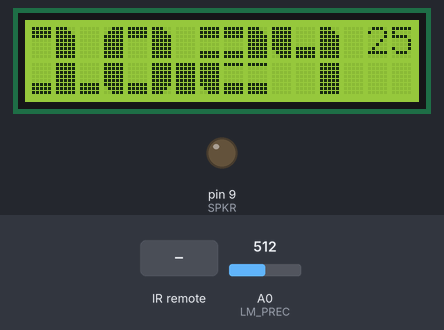
Recording of a sketch running on a simulated Arduino Uno, built with avr-gcc and run on an emulated ATmega328P. Shown: 16×2 character LCD, output pins drawn as LEDs (lit = HIGH). Wiring (inferred from the names in the program): IR receiver: data pin 6; DS1307 clock at I2C address 0x68. Inputs (shaded band) come from the test bench; at power-on: A0 (LM_PREC) = 512. The local clock reads 2024-03-15 10:24:30 at power-on unless the sketch sets it.

Above: at 1.7 s.
1.8 s: infrared code 0x2 received
At 2.9 s:
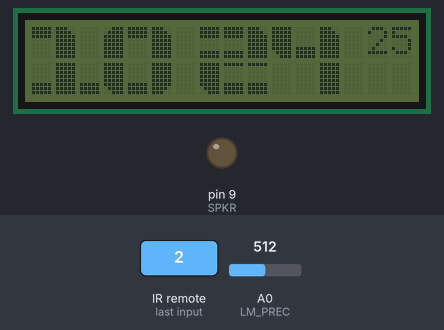
4.9 s: infrared code 0x7 received
At 6.0 s:
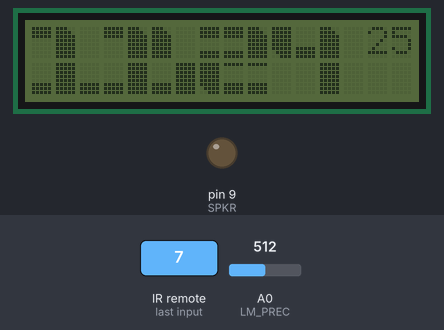
8.0 s: infrared code 0x12 received
At 9.1 s:
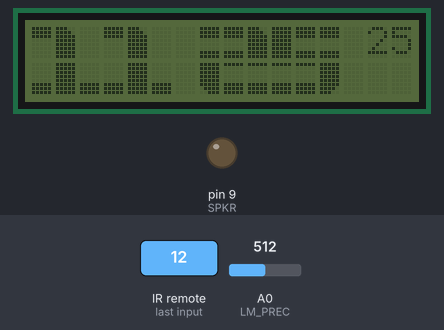
11.1 s: infrared code 0xB received
At 12.2 s:
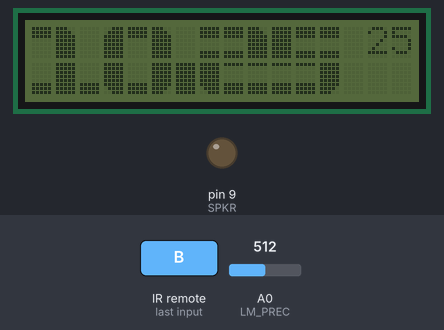
14.2 s: infrared code 0x2 received
At 14.9 s:
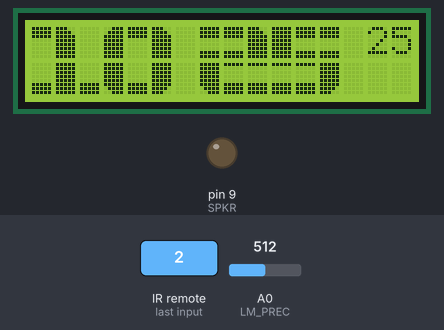
17.3 s: infrared code 0x10 received
At 19.4 s:
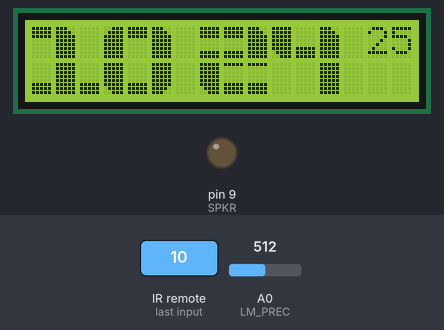
Timing chart, 0 to 20.9 s (numbered marks = the images above; inputs shaded):
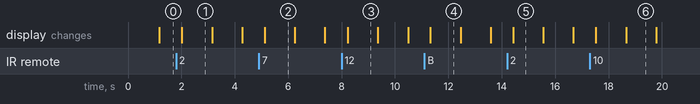

Measured:
- after the input at 1.8 s, the display: changes after 0.22 s (image 1)
- after the input at 4.9 s, the display: changes after 0.22 s (image 2)
- after the input at 8.0 s, the display: changes after 0.23 s (image 3)
- after the input at 11.1 s, the display: changes after 0.22 s (image 4)
- after the input at 14.2 s, the display: changes after 0.22 s (image 5)
- after the input at 17.3 s, the display: first changes after 0.23 s (image 6 shows a later state)
- what the display in image 1 shows lasts 1.1 s, from 2.0 s to 3.1 s

The sketch:

arduino_clock_big.ino
```cpp
#include <Wire.h>
#include <LiquidCrystal_I2C.h>


#define RECV_PIN 6
#define LM_PREC 0
#define SPKR 9
#define DS1307_ADDR 0x68

int start_bit = 2200; //Start bit threshold (Microseconds)
int bin_1 = 1000; //Binary 1 threshold (Microseconds)
int bin_0 = 400; //Binary 0 threshold (Microseconds)
const byte BIT_PER_BLOCK = 32;


LiquidCrystal_I2C lcd(0x27, 16, 2);
int x = 0;
int prevMinUp = -1;
int flagDot = 0;
int alarmMins = 0;
int backLightState = 1;

byte LT[8] =
{
  B00111,
  B01111,
  B11111,
  B11111,
  B11111,
  B11111,
  B11111,
  B11111
};
byte UB[8] =
{
  B11111,
  B11111,
  B11111,
  B00000,
  B00000,
  B00000,
  B00000,
  B00000
};
byte RT[8] =
{
  B11100,
  B11110,
  B11111,
  B11111,
  B11111,
  B11111,
  B11111,
  B11111
};
byte LL[8] =
{
  B11111,
  B11111,
  B11111,
  B11111,
  B11111,
  B11111,
  B01111,
  B00111
};
byte LB[8] =
{
  B00000,
  B00000,
  B00000,
  B00000,
  B00000,
  B11111,
  B11111,
  B11111
};
byte LR[8] =
{
  B11111,
  B11111,
  B11111,
  B11111,
  B11111,
  B11111,
  B11110,
  B11100
};
byte UMB[8] =
{
  B11111,
  B11111,
  B11111,
  B00000,
  B00000,
  B00000,
  B11111,
  B11111
};
byte LMB[8] =
{
  B11111,
  B00000,
  B00000,
  B00000,
  B00000,
  B11111,
  B11111,
  B11111
};

void setup()
{
  Wire.begin();                    // initialize I2C lib

  lcd.init();                           // initialize the lcd
  lcd.backlight();
  lcd.clear();  // Print a message to the LCD.

  pinMode(RECV_PIN, INPUT);
  pinMode(LM_PREC, INPUT);
  pinMode(SPKR, OUTPUT);
  Serial.begin(9600);
  //displayDate();
  lcd.createChar(8, LT);
  lcd.createChar(1, UB);
  lcd.createChar(2, RT);
  lcd.createChar(3, LL);
  lcd.createChar(4, LB);
  lcd.createChar(5, LR);
  lcd.createChar(6, UMB);
  lcd.createChar(7, LMB);

  displayTemp();
  displayAlarm();
}

void zero()
{ // uses segments to build the number 0
  lcd.setCursor(x, 0);
  lcd.write(8);
  lcd.write(1);
  lcd.write(2);
  lcd.setCursor(x, 1);
  lcd.write(3);
  lcd.write(4);
  lcd.write(5);
}

void one()
{
  lcd.setCursor(x, 0);
  lcd.write(1);
  lcd.write(2);
  lcd.setCursor(x, 1);
  lcd.write(4);
  lcd.write(255);
  lcd.write(4);
}

void two()
{
  lcd.setCursor(x, 0);
  lcd.write(6);
  lcd.write(6);
  lcd.write(2);
  lcd.setCursor(x, 1);
  lcd.write(3);
  lcd.write(7);
  lcd.write(7);
}

void three()
{
  lcd.setCursor(x, 0);
  lcd.write(6);
  lcd.write(6);
  lcd.write(2);
  lcd.setCursor(x, 1);
  lcd.write(7);
  lcd.write(7);
  lcd.write(5);
}

void four()
{
  lcd.setCursor(x, 0);
  lcd.write(3);
  lcd.write(4);
  lcd.write(2);
  lcd.setCursor(x + 2, 1);
  lcd.write(255);
}

void five()
{
  lcd.setCursor(x, 0);
  lcd.write(255);
  lcd.write(6);
  lcd.write(6);
  lcd.setCursor(x, 1);
  lcd.write(7);
  lcd.write(7);
  lcd.write(5);
}

void six()
{
  lcd.setCursor(x, 0);
  lcd.write(8);
  lcd.write(6);
  lcd.write(6);
  lcd.setCursor(x, 1);
  lcd.write(3);
  lcd.write(7);
  lcd.write(5);
}

void seven()
{
  lcd.setCursor(x, 0);
  lcd.write(1);
  lcd.write(1);
  lcd.write(2);
  lcd.setCursor(x + 1, 1);
  lcd.write(8);
}

void eight()
{
  lcd.setCursor(x, 0);
  lcd.write(8);
  lcd.write(6);
  lcd.write(2);
  lcd.setCursor(x, 1);
  lcd.write(3);
  lcd.write(7);
  lcd.write(5);
}

void nine()
{
  lcd.setCursor(x, 0);
  lcd.write(8);
  lcd.write(6);
  lcd.write(2);
  lcd.setCursor(x + 2, 1);
  lcd.write(255);
}

typedef void (* DigitFuncPtr) ();
DigitFuncPtr numeral[10] = {zero, one, two, three, four, five, six, seven, eight, nine};


void irdecode()
{
  int key = getIRKey();

  if (key != 0)
  {
    switch (key)
    {
      case 2:
        {
          if (backLightState == 1)
          {
            backLightState = 0;
            lcd.noBacklight();
          }
          else
          {
            backLightState = 1;
            lcd.backlight();
          }
          break;
        }

      case 7:
        {
          setTime(1, 0);
          break;
        }

      case 11:
        {
          setTime(2, 0);
          break;
        }

      case 18:
        {
          setTime(0, 1);
          break;
        }

      case 16:
        {
          setTime(0, 2);
          break;
        }

      case 45:
        {
          alarmMins = 0;
          break;
        }

      case 96:
      case 192:
        {
          alarmMins += 10;
          displayAlarm();
          break;
        }

      case 97:
      case 194:
        {
          alarmMins -= 10;
          displayAlarm();
          break;
        }

      case 98:
      case 196:
        {
          alarmMins += 1;
          displayAlarm();
          break;
        }

      case 101:
      case 202:
        {
          alarmMins -= 1;
          displayAlarm();
          break;
        }

      case 31:
        {
          beepAlarm();
          break;
        }
    }
  }
}


void displayAlarm()
{
    lcd.setCursor(14, 1);
    int u = alarmMins / 10;
    lcd.print(u);
    int t = alarmMins - u * 10;
    lcd.print(t);
}

void beepAlarm()
{
  int i = 15;

  while (i > 0)
  {
    int key = getIRKey();
    if (key != 0)
    {
      break;
    }
    analogWrite(SPKR, 20);      // Almost any value can be used except 0 and 255
    // experiment to get the best tone
    delay(250);          // wait for a delayms ms
    digitalWrite(SPKR, 0);       // 0 turns it off
    delay(250);
    i--;
  }

}


void reduceAlarm()
{
  alarmMins -= 1;
  displayAlarm();

  if (alarmMins <= 0)
  {
    alarmMins = 0;
    displayAlarm();
    beepAlarm();
  }
}

void displayTemp()
{
  int val = analogRead(LM_PREC);
  float mv = (val / 1024.0) * 5000;
  int cel = mv / 10;
  lcd.setCursor(14, 0);
  int u = cel / 10;
  int t = cel - u * 10;
  lcd.print(u);
  lcd.print(t);
}
//========================//
void loop()
{
  char formatted[5];
  irdecode();
  lcd.setCursor(0, 0);          // set cursor to column 0, row 0 (the first row)

  getTime(formatted);
  char *displayTime = formatted;
  int curMinute = 0;
  char curMin = displayTime[3];

  if (prevMinUp != curMin)
  {
    lcd.clear();
    prevMinUp = curMin;

    if (alarmMins > 0)
    {
      reduceAlarm();
    }
    displayTemp();
  }

  x = 0;
  numeral[displayTime[0] % 48]();
  x = x + 3;
  numeral[displayTime[1] % 48]();
  x = x + 3;

  lcd.setCursor(x, 1);
  if (flagDot == 0)
  {
    flagDot = 1;
    lcd.write(255);
  }
  else
  {
    lcd.print(" ");
    flagDot = 0;
  }
  x = x + 1;

  numeral[displayTime[2] % 48]();
  x = x + 3;
  numeral[displayTime[3] % 48]();

  delay(100);
}

int getIRKey() {
  int data[BIT_PER_BLOCK];
  int i;

  //while(pulseIn(RECV_PIN, HIGH) < start_bit);
  if (pulseIn(RECV_PIN, HIGH) < start_bit) //Wait for a start bit
    return 0;

  for (i = 0 ; i < BIT_PER_BLOCK ; i++)
    data[i] = pulseIn(RECV_PIN, HIGH); //Start measuring bits, I only want HIGH pulses

  delay(100);
  for (i = 0 ; i < BIT_PER_BLOCK ; i++) //Parse them
  {
    if (data[i] > bin_1) //is it a 1?
      data[i] = 1;
    else if (data[i] > bin_0) //is it a 0?
      data[i] = 0;
    else
      return -1; //Flag the data as invalid; Return -1 on invalid data
  }
  //based on NEC protocol, command data started from bit 16
  //and end with bit 24 (8 bits long)
  int result = 0;
  for (i = 16 ; i < 24; i++) {
    //DigiKeyboard.print(data[i]); //print out the value of button in binary form
    if (data[i] == 1) result |= (1 << i - 16); //Convert data bits to integer
  }
  return result; //Return key number
}


void getTime(char *formatted)
{
  char *displayTime = formatted;

  Wire.beginTransmission(DS1307_ADDR); // reset DS1307 register pointer
  Wire.write((uint8_t) 0x00);
  Wire.endTransmission();

  Wire.requestFrom(DS1307_ADDR, 8);
  byte seconds = Wire.read();  // handle the 7 bytes received
  byte minutes = Wire.read();
  byte hours = Wire.read();
  byte dow1 = Wire.read();
  byte day = Wire.read();
  byte mm = Wire.read();
  byte yr = Wire.read();
  byte sqr = Wire.read();

  displayTime[0] =  (hours >> 4) + 48;
  displayTime[1] =  (hours & 0x0f) + 48;
  displayTime[2] =  (minutes >> 4) + 48;
  displayTime[3] =  (minutes & 0x0f) + 48;
}

void setTime(int setHr, int setMins)
{
  Wire.beginTransmission(DS1307_ADDR); // reset DS1307 register pointer
  Wire.write((uint8_t) 0x00);
  Wire.endTransmission();

  Wire.requestFrom(DS1307_ADDR, 8);
  byte seconds = Wire.read();  // handle the 7 bytes received
  byte minutes = Wire.read();
  byte hours = Wire.read();
  byte dow1 = Wire.read();
  byte day = Wire.read();
  byte mm = Wire.read();
  byte yr = Wire.read();
  byte sqr = Wire.read();


  writeData1(0, 0x80);
  //now, we'll write everything *except* the second
  Wire.beginTransmission(DS1307_ADDR);
  Wire.write((uint8_t) 0x01);

  int iMM = bcdToDec1(minutes);
  int iHH = bcdToDec1(hours);

  if (setMins == 1)
  {
    //mins++

    if (iMM < 59)
      iMM++;
    byte b = decToBcd1(iMM);
    Wire.write(b);
  } else if (setMins == 2)
  {
    if (iMM > 0)
      iMM--;
    byte b = decToBcd1(iMM);
    Wire.write(b);
  }
  else
  {
    Wire.write(minutes);
  }

  if (setHr == 1)
  {
    if (iHH < 23)
      iHH++;
    byte b = decToBcd1(iHH);
    Wire.write(b);
  } else if (setHr == 2)
  {
    if (iHH > 0)
      iHH--;
    byte b = decToBcd1(iHH);
    Wire.write(b);
  }
  else
  {
    Wire.write(hours);
  }

  Wire.write(dow1);
  Wire.write(day);
  Wire.write(mm);
  Wire.write(yr);
  Wire.endTransmission();
  //now, we'll write the seconds; we didn't have to keep
  //track of whether the clock was already running, because
  //_reg0_sec already knows what we want it to be. This
  //will restart the clock as it writes the new seconds value.
  writeData1(0, seconds);
}

byte decToBcd1(byte b)
{
  return ( ((b / 10) << 4) + (b % 10) );
}

// Convert binary coded decimal to normal decimal numbers
byte bcdToDec1(byte b)
{
  return ( ((b >> 4) * 10) + (b % 16) );
}
void writeData1(byte regNo, byte value)
{
  if (regNo > 0x3F) {
    return;
  }
  Wire.beginTransmission(DS1307_ADDR);
  Wire.write(regNo);
  Wire.write(value);
  Wire.endTransmission();
}
```
